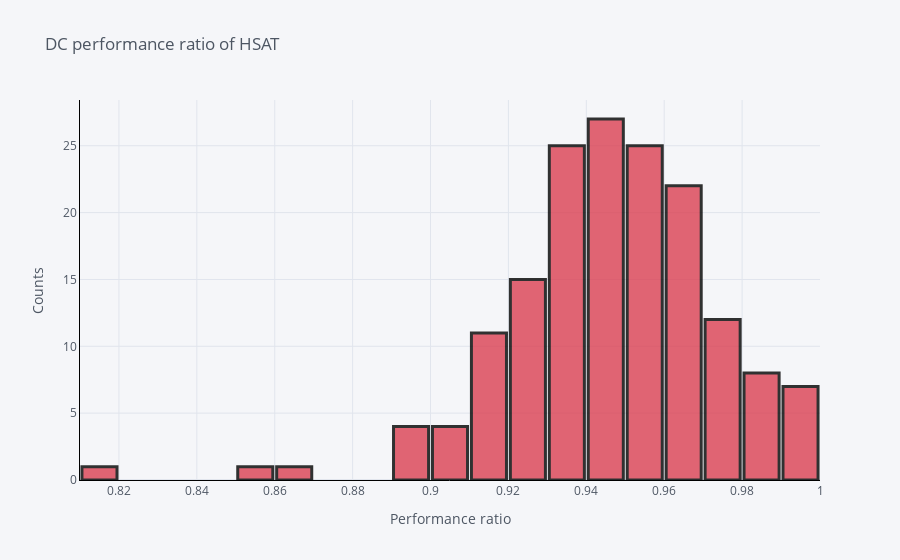

Notebook cell for this chart:
### Code cell
DC_performance_ratio_HSAT = pd.DataFrame(((solar_data_1['DC_power_HSAT']*1000)/(solar_data_1['GPOA_HSAT_Corrected']*53680)))
solar_data_1['DC_performance_ratio_HSAT'] = DC_performance_ratio_HSAT
filtered_DC_PR_NAN = pd.DataFrame(solar_data_1['DC_performance_ratio_HSAT'].dropna())
Performance_ratio_DC_HSAT = filtered_DC_PR_NAN[filtered_DC_PR_NAN > 0].dropna()
Performance_ratio_DC_HSAT_initial = Performance_ratio_DC_HSAT[Performance_ratio_DC_HSAT < 1.02].dropna()
solar_data_1['Performance_ratio_DC_HSAT_initial'] = Performance_ratio_DC_HSAT_initial
final_DC_performance_ratio_HSAT = pd.DataFrame(solar_data_1.groupby(['year', 'month', 'day'])['Performance_ratio_DC_HSAT_initial'].mean())
final_DC_performance_ratio_HSAT.dropna().iplot(theme = 'pearl',kind = 'hist', fontcolor = 'Red', 
                                                         xTitle = 'Performance ratio',
                                                         yTitle = 'Counts', 
                                                         title = 'DC performance ratio of HSAT', 
                                                         linecolor = 'Black',
                                                         bargap = 0.1, 
                                                          histnorm = '', 
                                                         orientation = 'v', color='red', width=3)

### Figure 1 — Plotly figure (JSON) as saved in the notebook; plotly's stock layout.template omitted (floating-point values rounded to 4 significant figures; data arrays with more than 128 entries replaced by an {"elided": "..."} marker saying what was removed)
{"data": [{"histfunc": "count", "histnorm": "", "marker": {"color": "rgba(219, 64, 82, 1.0)", "line": {"color": "#000000", "width": 3}}, "name": "Performance_ratio_DC_HSAT_initial", "opacity": 0.8, "orientation": "v", "type": "histogram", "x": {"elided": "163 float values"}}], "layout": {"bargap": 0.1, "barmode": "overlay", "legend": {"bgcolor": "#F5F6F9", "font": {"color": "#4D5663"}}, "paper_bgcolor": "#F5F6F9", "plot_bgcolor": "#F5F6F9", "title": {"font": {"color": "#4D5663"}, "text": "DC performance ratio of HSAT"}, "xaxis": {"gridcolor": "#E1E5ED", "linecolor": "Black", "showgrid": true, "tickfont": {"color": "#4D5663"}, "title": {"font": {"color": "#4D5663"}, "text": "Performance ratio"}, "zerolinecolor": "#E1E5ED"}, "yaxis": {"gridcolor": "#E1E5ED", "linecolor": "Black", "showgrid": true, "tickfont": {"color": "#4D5663"}, "title": {"font": {"color": "#4D5663"}, "text": "Counts"}, "zerolinecolor": "#E1E5ED"}}}
